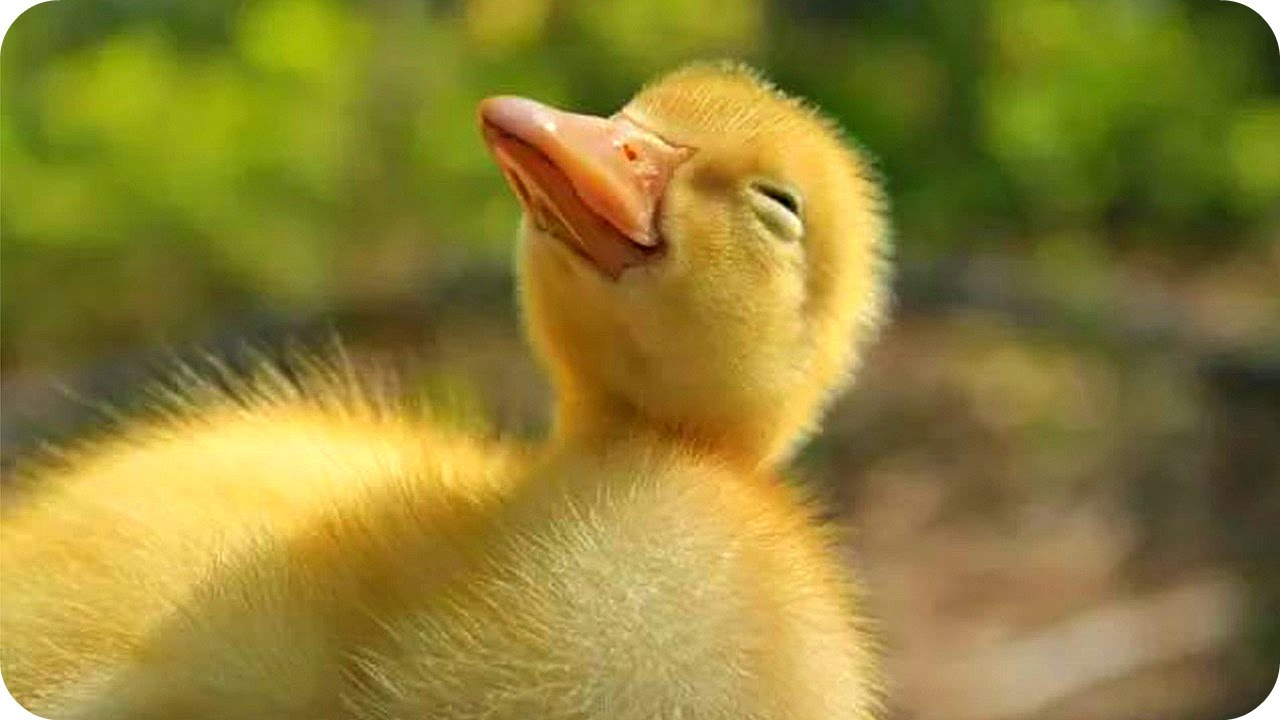
#> input picture lab1/image_00.jpg, 1280 x 720 px
$ jupyter execute --allow-errors lab1.ipynb
#> lines starting #> are read from the running program, lines starting #| are printed output that depends on the picture
[cell 1]
# Importation des bibliothèques utilisées pour cet exemple
import matplotlib.pyplot as plt
import numpy as np
import imageio
import skimage

Profitons du fais que l'oeil humain a généralement moins de sensibilité à la couleur bleue pour créer une image mystère contenant une photo de chaton.

[cell 2]
# Lecture d'un ficher image (utilisé l'image 1)
# Utilisez imageio.imread
img1 = imageio.imread('image_00.jpg')
#> img1 is the input picture: shape (720, 1280, 3); mean R, G, B 142.9, 128.9, 52.6

[cell 3]
# Affichage d'une image : Utilisez matplotlib (plt.imshow() et plt.show())
plt.imshow(img1)
plt.show()

[cell 4]
# Affichage de quelques informations au sujet de l'image (utilisez les attributes de la classe ndarray à laquelle appartient la variable img1)
print(img1.shape, img1.dtype)
#| (720, 1280, 3) uint8
print(img1[100,100])
#| [164 176  14]
print(img1[100][100])
#| [164 176  14]

[cell 5]
# Répéter pour les deux autres images
img2 = imageio.imread('image_01.jpg')
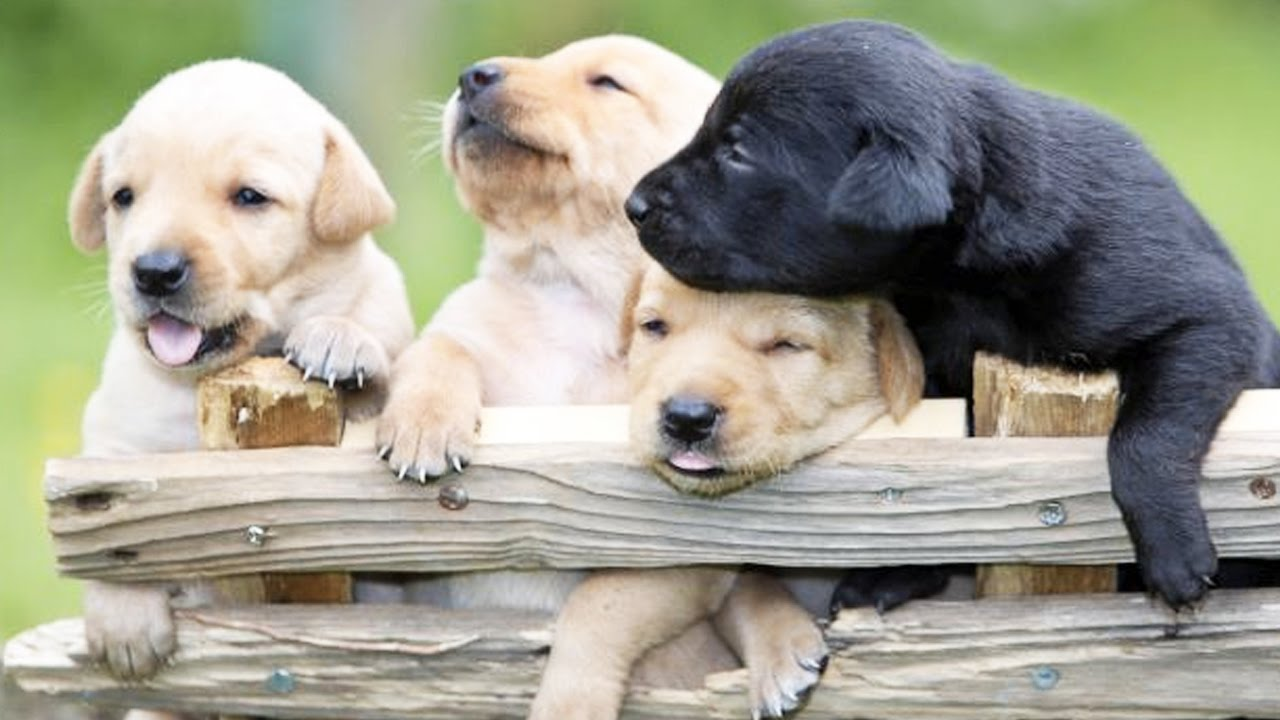
#> input picture lab1/image_01.jpg, 1280 x 720 px
#> img2 is the input picture: shape (720, 1280, 3); mean R, G, B 158.6, 158.6, 141.8
plt.imshow(img2)
plt.show()
print(img2.shape, img2.dtype)
#| (720, 1280, 3) uint8

[cell 6]
img3 = imageio.imread('image_02.jpg')
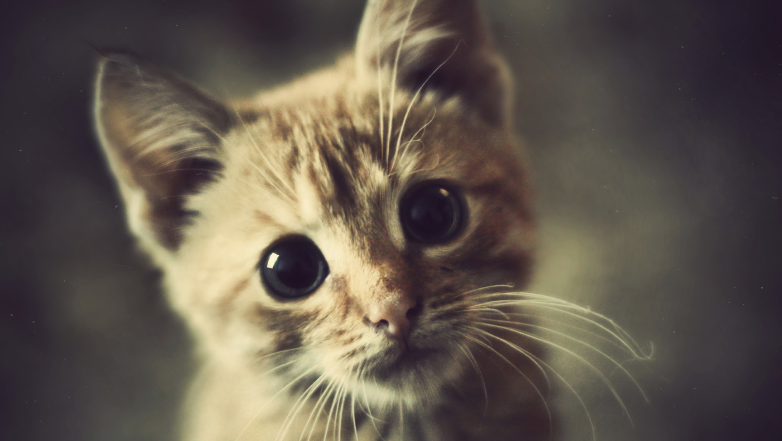
#> input picture lab1/image_02.jpg, 1563 x 882 px (shown at 1/2 size)
#> img3 is the input picture: shape (882, 1563, 3); mean R, G, B 96.7, 87.1, 77.2
plt.imshow(img3)
plt.show()
print(img3.shape, img3.dtype)
#| (882, 1563, 3) uint8

[cell 7]
# Calculer la dimension minimale parmi les 3 images en X et en Y (utiliser la méthode .shape, et la fonction min)
xdim = min(img1.shape[0], img2.shape[0], img3.shape[0])
#> xdim = 720
print("min X:", xdim)
#| min X: 720
ydim = min(img1.shape[1], img2.shape[1], img3.shape[1])
#> ydim = 1280
print("min Y:", ydim)
#| min Y: 1280

[cell 8]
# Rogner les images selon la dimension calculée plus haut
imr1 = img1[0:720, 0:1280]
plt.imshow(imr1)
plt.show()
imr2 = img2[:720, :1280]
plt.imshow(imr2)
plt.show()
imr3 = img3[50:770, :1280]
plt.imshow(imr3)
plt.show()

[cell 9]
# Convertir les images RGB en niveau de gris (moyenner tous les canaux). Utiliser la méthode .mean et le bon axe
im1 = np.mean(imr1, axis=2)
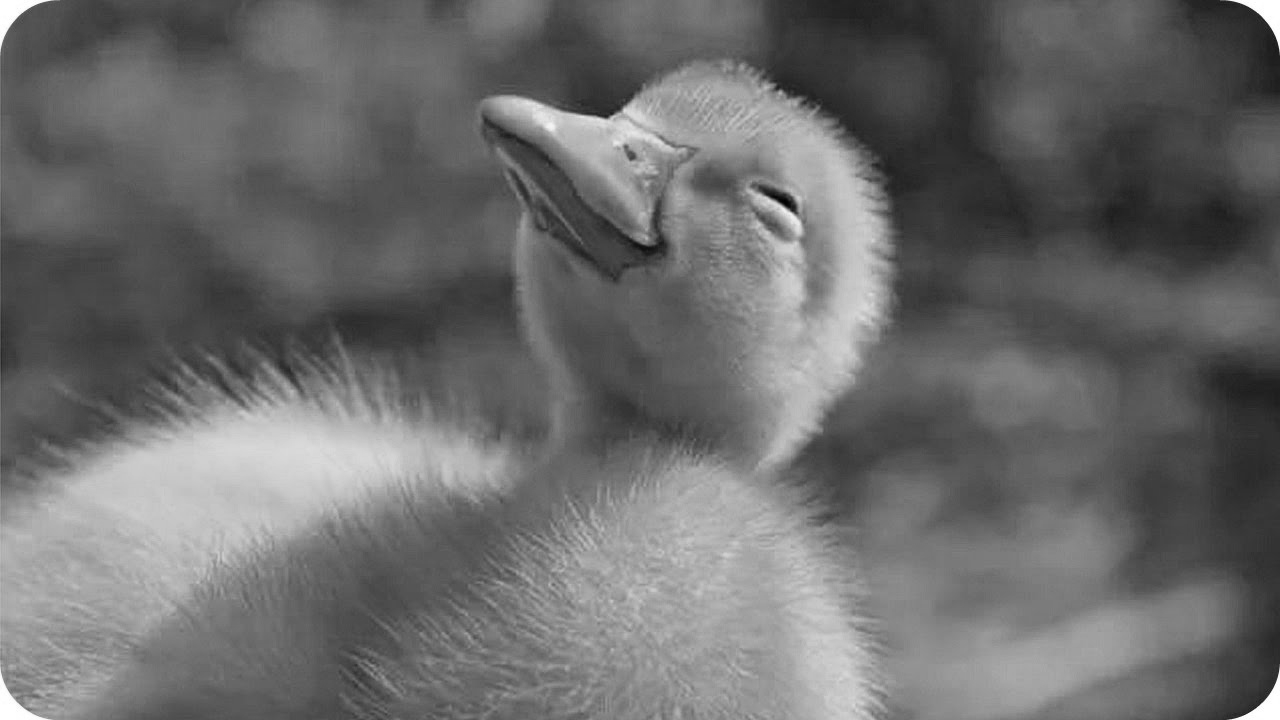
#> im1: shape (720, 1280) float64; min 0.333, max 255, mean 108.1
im2 = np.mean(imr2, axis=2)
im3 = np.mean(imr3, axis=2)

[cell 10]
# Afficher les trois images dans une meme figure
# Note : utilisez plt.subplot
#plt.figure(figsize=(20,4))
f, axarr = plt.subplots(1,3, figsize=(20,5))
axarr[0].imshow(im1)
axarr[1].imshow(im2)
axarr[2].imshow(im3)
plt.show()

[cell 11]
# Affichez les images en niveaux de gris (utilisez l'argument cmap='gray')
#plt.figure(figsize=(20,5))
f, axarr = plt.subplots(1,3, figsize=(20,5))
axarr[0].imshow(im1, cmap='gray')
axarr[1].imshow(im2, cmap='gray')
axarr[2].imshow(im3, cmap='gray')
plt.show()

[cell 12]
# Noramliser les intensités entre 0 et 1 pour les images 1 et 2, et entre 0 et 0.2 pour l'image 3.
# Utiliser: np.max
im1 = im1 / im1.max()
im2 = im2 / im2.max()
im3 = im3 * 0.2 / im3.max()
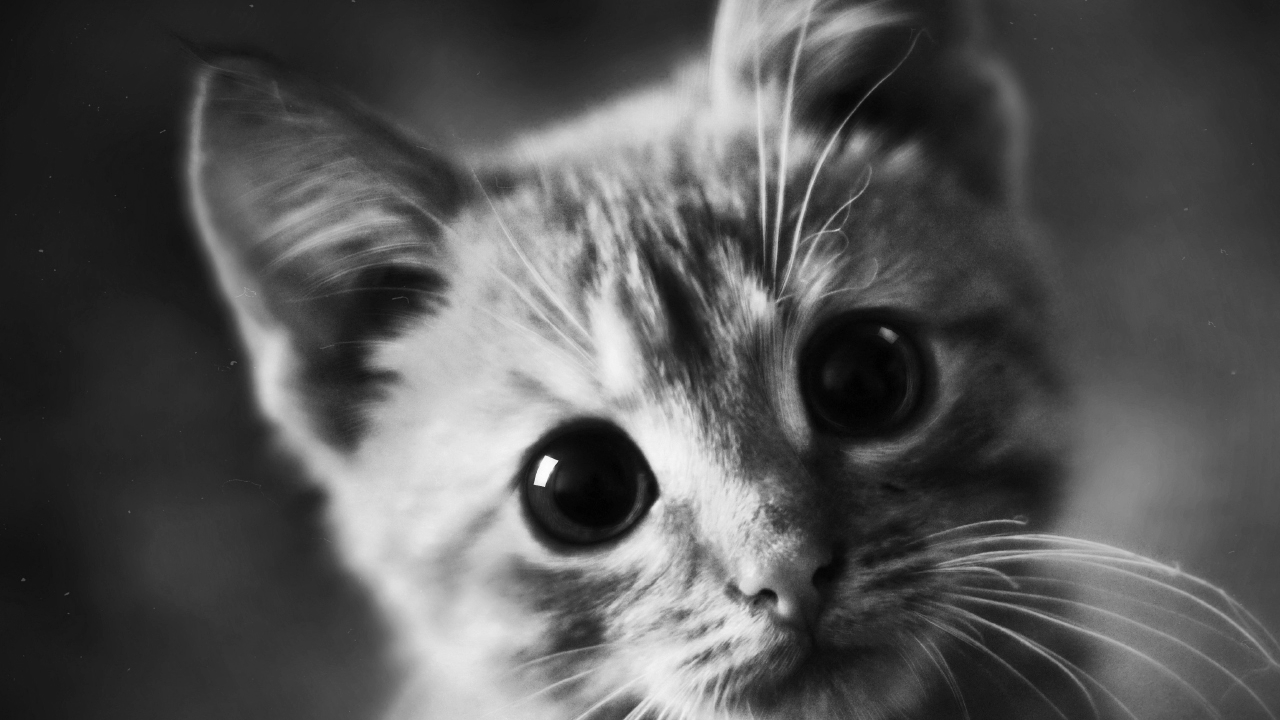
#> im3: shape (720, 1280) float64; min 0.0199, max 0.2, mean 0.0804; drawn with min black and max white

f, axarr = plt.subplots(1,3, figsize=(20,5))
axarr[0].imshow(im1, cmap='gray')
axarr[1].imshow(im2, cmap='gray')
axarr[2].imshow(im3, cmap='gray')
plt.show()

[cell 13]
# Combiner les images (utilisé np.stack(..., axis=2)) pour créer
montage = np.stack((im1, im2, im3), axis=2)
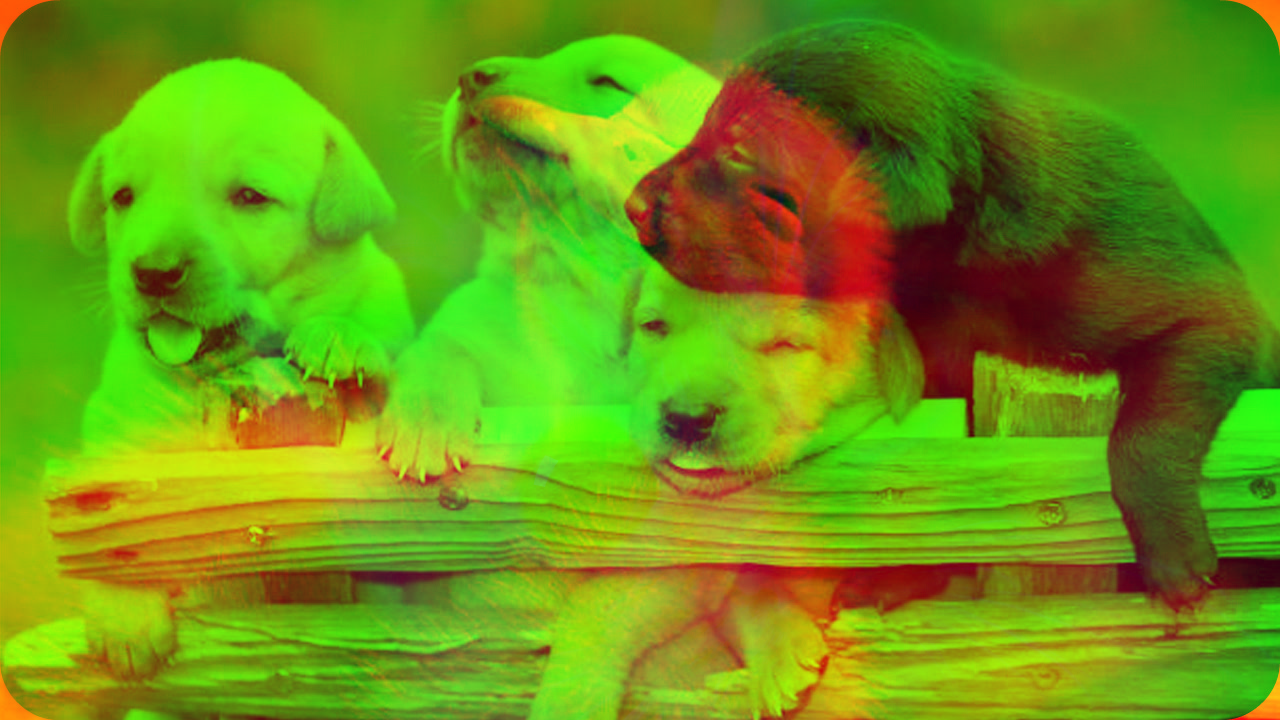
#> montage: shape (720, 1280, 3) float64; mean of channels 0, 1, 2 0.424, 0.6, 0.0804; drawn as R, G, B

plt.figure(figsize=(20,4))
plt.imshow(montage)
plt.show()

[cell 14]
# Afficher les 3 canaux couleurs (indexation de l'axe 2)
plt.figure(figsize=(15,5))

f, axarr = plt.subplots(1,3, figsize=(20,5))
axarr[0].imshow(montage[:,:,0])
axarr[1].imshow(montage[:,:,1])
axarr[2].imshow(montage[:,:,2])
plt.show()

[cell 15]
# Entregistrer l'image mytère sur disque sous format jpg
'''
plt.imshow(montage)
plt.savefig('saved_figure.jpg')
'''
#> (the rest of this cell did not finish here and is left out)

[cell 16]
# Modifier le format des pixels de l'image ne plus recevoir l'avertissement précédent.
# * Utiliser la méthode .astype() de la classe ndarray, et le format de donnée np.uint8.
# N'oublier pas d'ajuster l'étendue des valeurs pour éviter la saturation de votre image.
montage_8bit = (montage * 255 / montage.max()).astype(np.uint8)

# Enregistrer cette image sous un autre nom
imageio.imsave('saved_figure_8bit.jpg', montage_8bit)
